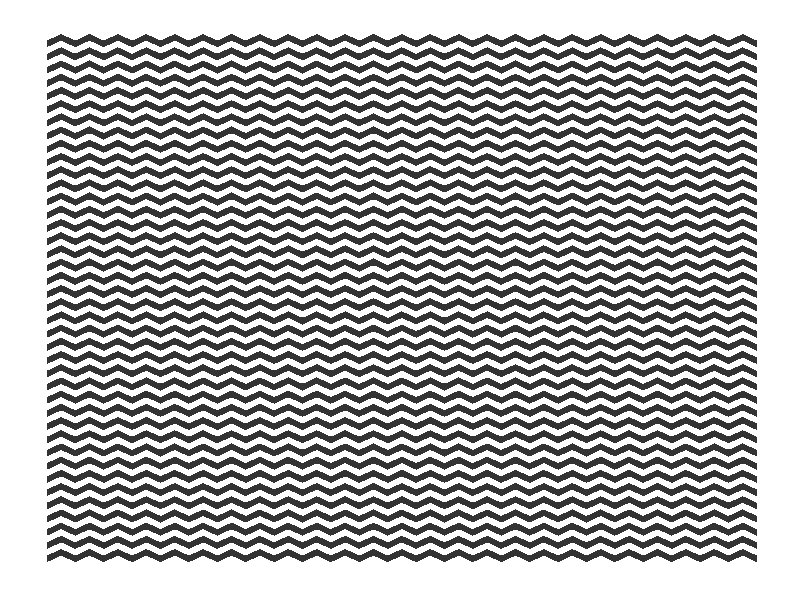
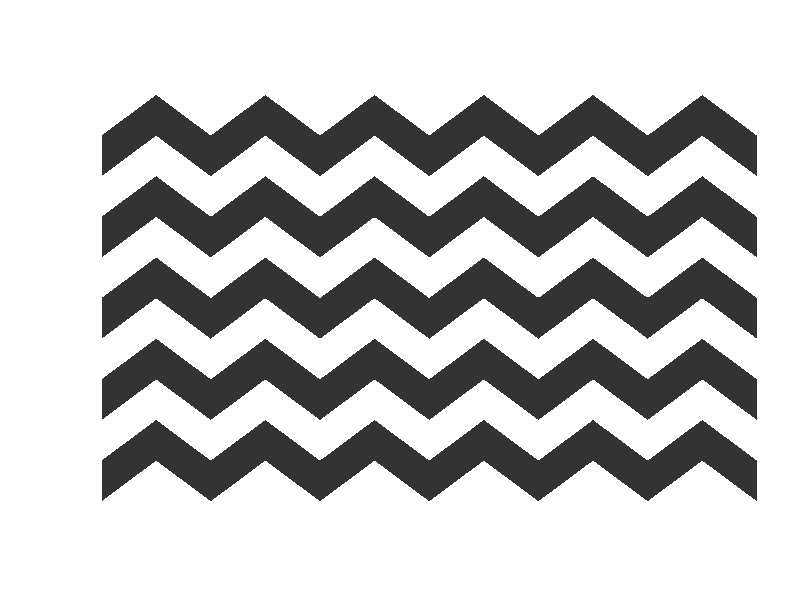

Source code (R) for these figures, in order:
library(ggplot2)

zigzag_list = list()

for (line in seq(40)){
  y <- c(rep(c(0,1),25),0) + (line*2)
  x <- rep(seq(51), 1)
  z <- as.factor(line)
  zz <- data.frame(y,x,z)
  zigzag_list[[line]] <- zz # add it to your list
  
  }
zigzags = do.call(rbind, zigzag_list)

png("~/Work/TBooker.github.io/img/bigzigzags.png", width = 65, height = 65)

ggplot(data = zigzags, aes ( x = x, y = y, group = z))+
  geom_ribbon(aes(ymax = y+0.5, ymin = y-0.5))+
  theme_bw() +
  theme(panel.border = element_blank(),
        panel.grid.major = element_blank(),
        panel.grid.minor = element_blank(),
        axis.line =  element_blank(),
        axis.title =  element_blank(),
        axis.text =  element_blank(),
        axis.ticks =  element_blank())
dev.off()


png("~/Work/TBooker.github.io/img/lilzigzags.png", width = 65, height = 65)

ggplot(data = zigzags, aes ( x = x, y = y, group = z))+
  geom_ribbon(aes(ymax = y+0.5, ymin = y-0.5))+
  theme_bw() +
  scale_x_continuous(limits = c(0,13))+
  scale_y_continuous(limits = c(0,13))+
  theme(panel.border = element_blank(),
        panel.grid.major = element_blank(),
        panel.grid.minor = element_blank(),
        axis.line =  element_blank(),
        axis.title =  element_blank(),
        axis.text =  element_blank(),
        axis.ticks =  element_blank())
dev.off()